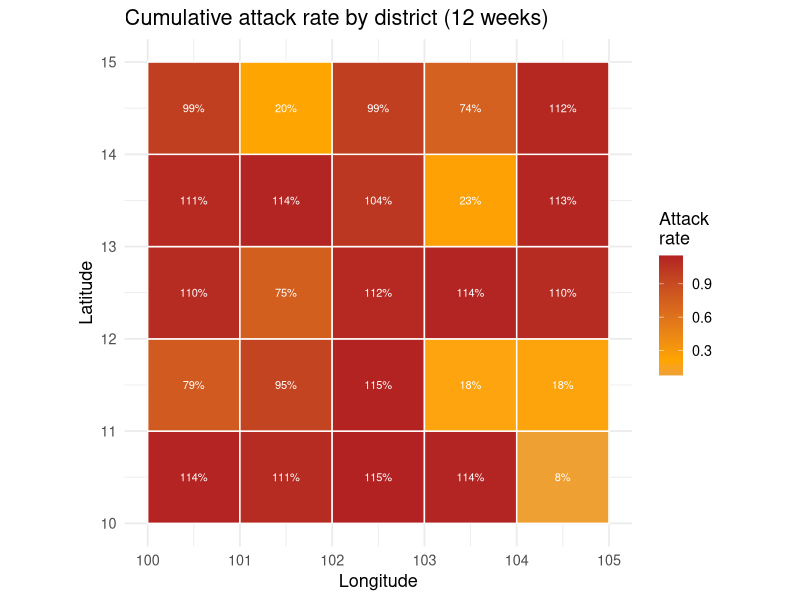
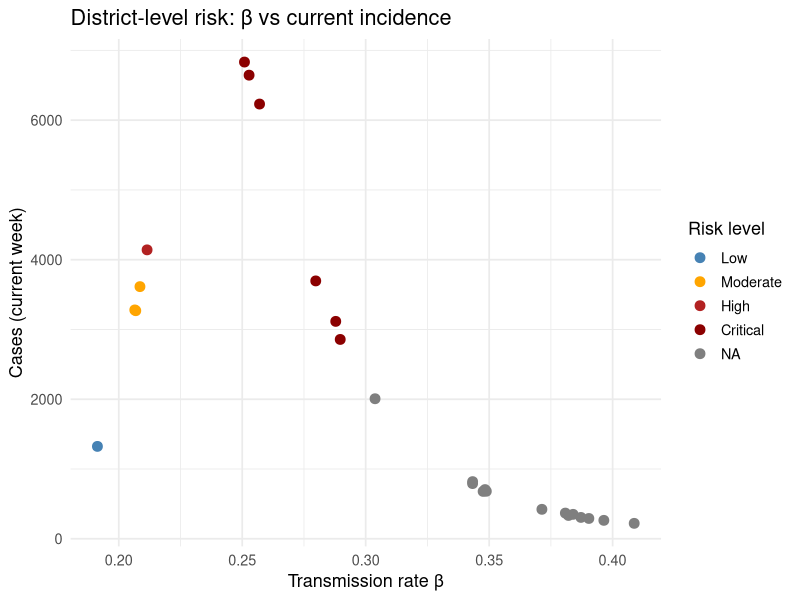

Recreate these plots in R, in order.
## ---- chunk 1
#| label: spatial-setup
#| message: false

library(ggplot2)
library(dplyr)

set.seed(2024)

# 5x5 grid of districts
n_row <- 5; n_col <- 5
districts <- expand.grid(row = seq_len(n_row), col = seq_len(n_col))
districts$id <- paste0("D", formatC(seq_len(nrow(districts)),
                                    width = 2, flag = "0"))

# Assign spatial coordinates (centroids of 1-degree grid squares)
districts$lon <- (districts$col - 1) * 1.0 + 100.5   # lon 100-105
districts$lat <- (districts$row - 1) * 1.0 +  10.5   # lat 10-15

# Each district has different beta (spatial heterogeneity)
districts$beta <- runif(nrow(districts), 0.18, 0.42)

# Simulate 12-week case counts per district
sir_cases <- function(beta, weeks = 12, N = 50000, I0 = 5,
                      gamma = 0.12) {
  S <- N - I0; I <- I0; R <- 0
  out <- numeric(weeks)
  for (w in seq_len(weeks)) {
    # Weekly step (7 sub-steps)
    for (d in seq_len(7)) {
      inf <- beta * S * I / N
      rec <- gamma * I
      S <- S - inf; I <- I + inf - rec; R <- R + rec
    }
    out[w] <- rpois(1, max(1, I))
  }
  out
}

# Simulate and store total cases over 12 weeks
districts$total_cases <- sapply(districts$beta, function(b) {
  sum(sir_cases(b))
})
districts$current_week <- sapply(districts$beta, function(b) {
  tail(sir_cases(b), 1)
})
districts$attack_rate  <- districts$total_cases / 50000
## ---- chunk 2
#| label: choropleth
#| fig-cap: "Choropleth of cumulative attack rate across the 25-district grid. High-beta districts (upper-right cluster) have substantially higher burden — exactly the pattern hidden by aggregate reporting."

# Compute risk categories
districts$risk <- cut(districts$attack_rate,
                      breaks = c(0, 0.1, 0.2, 0.35, 1),
                      labels = c("Low", "Moderate", "High", "Critical"))

ggplot(districts, aes(x = lon, y = lat)) +
  geom_tile(aes(fill = attack_rate), colour = "white", linewidth = 0.5) +
  geom_text(aes(label = sprintf("%.0f%%", attack_rate * 100)),
            size = 2.8, colour = "white") +
  scale_fill_gradient2(low = "steelblue", mid = "orange", high = "firebrick",
                       midpoint = 0.2, name = "Attack\nrate") +
  labs(x = "Longitude", y = "Latitude",
       title = "Cumulative attack rate by district (12 weeks)") +
  coord_equal() +
  theme_minimal(base_size = 13)
## ---- chunk 3
#| label: morans-i

# Weight matrix: queen contiguity on the 5x5 grid
n <- nrow(districts)
W <- matrix(0, n, n)
for (i in seq_len(n)) {
  for (j in seq_len(n)) {
    dr <- abs(districts$row[i] - districts$row[j])
    dc <- abs(districts$col[i] - districts$col[j])
    if (i != j && dr <= 1 && dc <= 1) W[i, j] <- 1
  }
}
W_row <- W / rowSums(W)   # row-standardise

# Moran's I statistic
x    <- districts$attack_rate
xbar <- mean(x)
n_d  <- n
I_stat <- (n_d / sum(W)) *
            sum(W * outer(x - xbar, x - xbar)) / sum((x - xbar)^2)

# Permutation test (999 permutations)
set.seed(1)
perm_I <- replicate(999, {
  xp <- sample(x)
  (n_d / sum(W)) *
    sum(W * outer(xp - mean(xp), xp - mean(xp))) /
    sum((xp - mean(xp))^2)
})
p_val <- mean(abs(perm_I) >= abs(I_stat))

cat(sprintf("Moran's I = %.3f   p-value = %.4f\n", I_stat, p_val))
cat(if (p_val < 0.05) "Significant spatial clustering detected.\n"
    else "No significant spatial clustering.\n")
## ---- chunk 4
#| label: spatial-trend
#| fig-cap: "Current-week incidence vs transmission rate β, coloured by spatial position. Spatial correlation between risk factors (β) and outcomes is a key input for resource allocation models."

ggplot(districts, aes(x = beta, y = current_week, colour = risk)) +
  geom_point(size = 3) +
  scale_colour_manual(values = c(Low = "steelblue", Moderate = "orange",
                                 High = "firebrick", Critical = "darkred"),
                      name = "Risk level") +
  labs(x = "Transmission rate β", y = "Cases (current week)",
       title = "District-level risk: β vs current incidence") +
  theme_minimal(base_size = 13)
